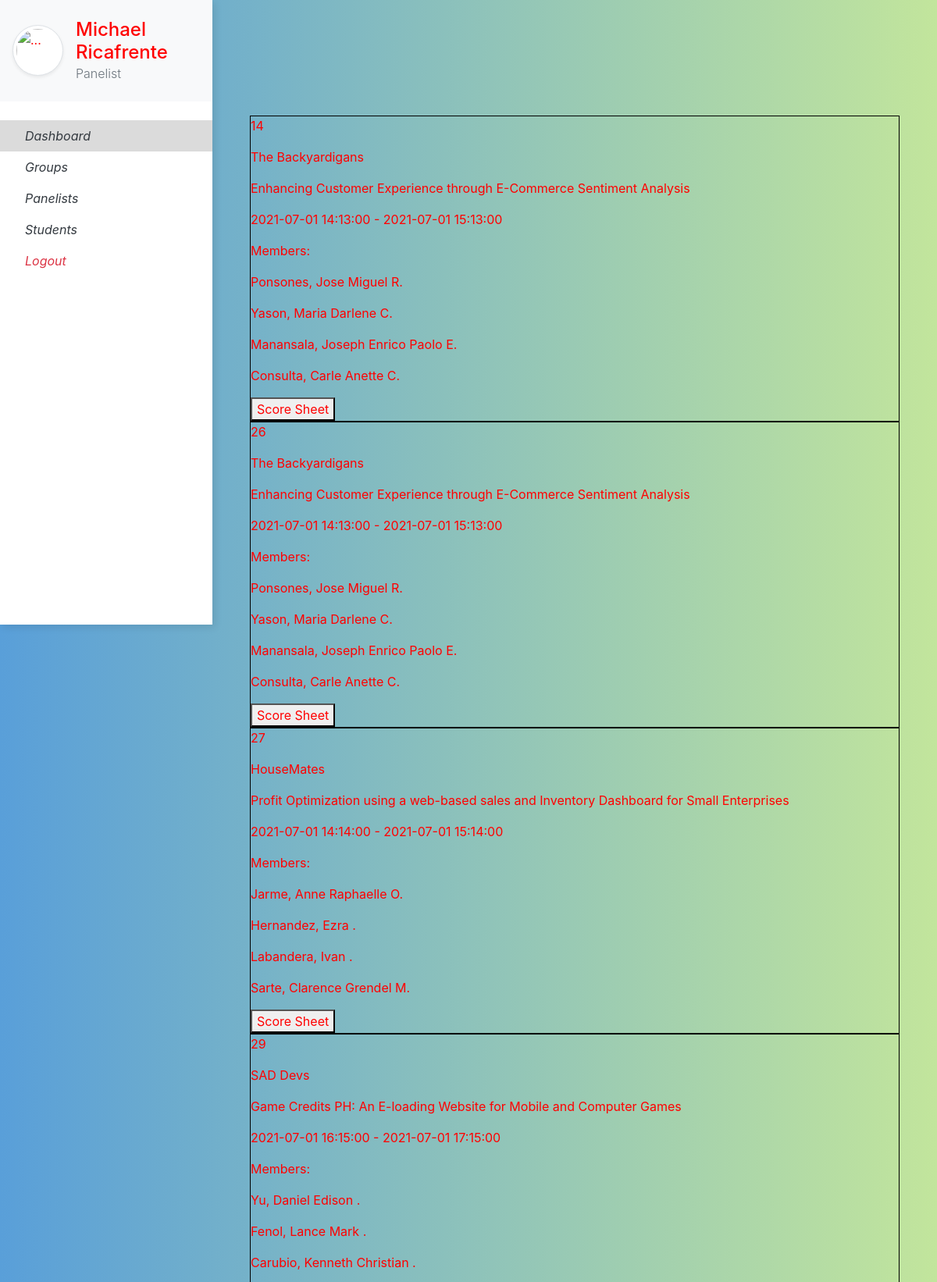
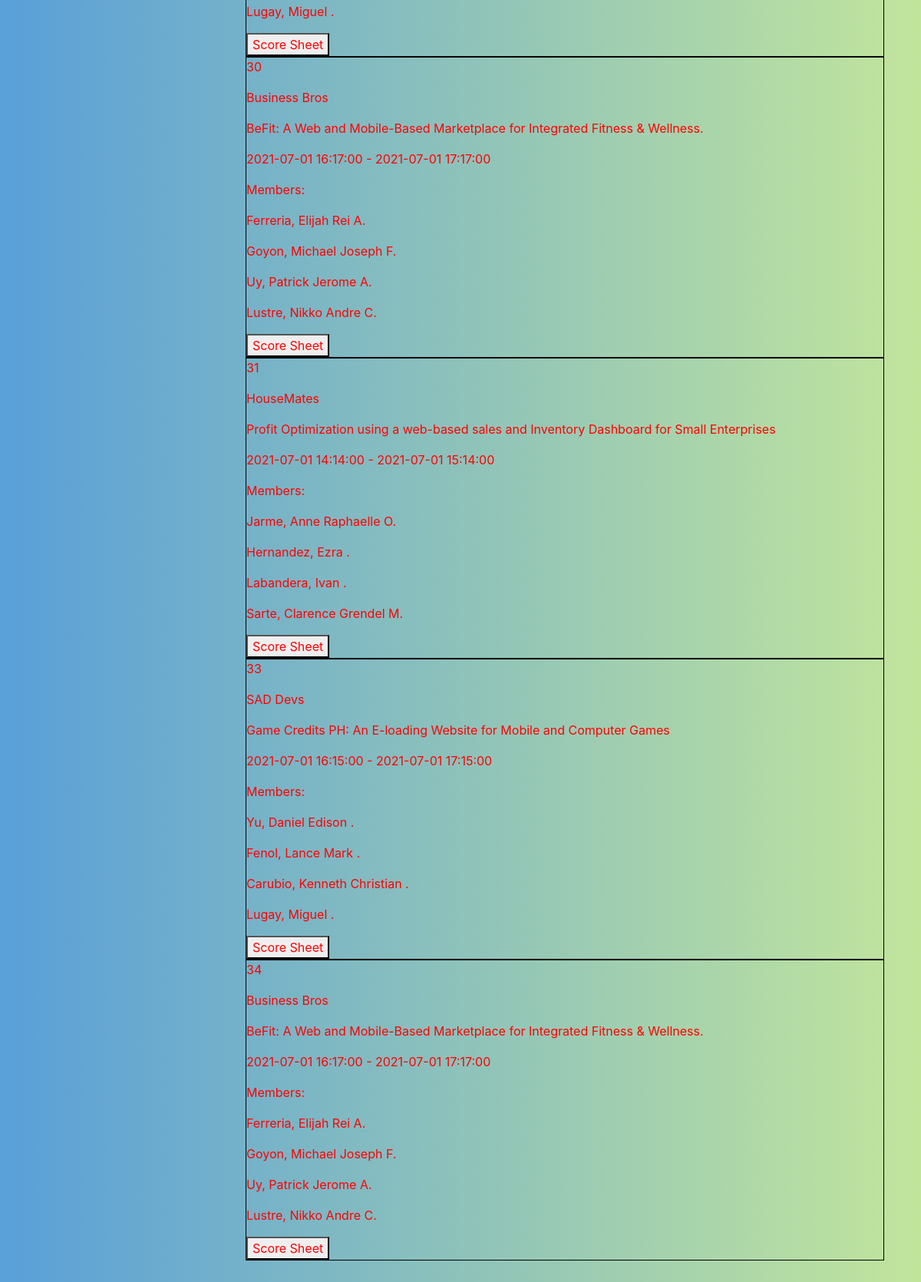
/user_home/ (signed in), run on the app's committed database (2 pictures, top to bottom).
### website/models.py (models this page shows, shortened)
class Panelist(db.Model, UserMixin):
    id         = db.Column(db.Integer, primary_key=True)
    username   = db.Column(db.String(150), nullable=False)
    password   = db.Column(db.String(150), nullable=False)
    last_name  = db.Column(db.String(150), nullable=False)
    first_name = db.Column(db.String(150), nullable=False)
    middle_in  = db.Column(db.String(10))
    school     = db.Column(db.String(150))
    header     = db.relationship('Defense', backref='head')
    mentee     = db.relationship('Group', backref='mentor')
    paneling   = db.relationship(
        'Defense',
        secondary=defense_panel_score,
        backref=db.backref('panels')
    )

class Defense(db.Model):
    id            = db.Column(db.Integer, primary_key=True)
    group_id      = db.Column(db.Integer, db.ForeignKey('group.id'))
    head_panel_id = db.Column(db.Integer, db.ForeignKey('panelist.id'))
    g_sheet_id    = db.Column(db.Integer, db.ForeignKey('template.id'))
    group_sheet   = db.relationship("Template", backref='group_sheet', uselist=False, foreign_keys=[g_sheet_id])
    indiv_sheet   = db.relationship("Template", backref='indiv_sheet', uselist=False, foreign_keys=[g_sheet_id])
    i_sheet_id    = db.Column(db.Integer, db.ForeignKey('template.id'))
    start_date    = db.Column(db.DateTime)
    end_date      = db.Column(db.DateTime)
    paneling      = db.relationship(
        'Panelist',
        secondary=defense_panel_score,
        backref=db.backref('defenses')
    )

class Group(db.Model):
    id            = db.Column(db.Integer, primary_key=True)
    name          = db.Column(db.String(150), nullable=False)
    project_title = db.Column(db.String(150), nullable=False)
    program       = db.Column(db.String(150), nullable=False)
    mentor_id     = db.Column(db.Integer, db.ForeignKey('panelist.id'))
    members       = db.relationship('Student', backref='group', uselist=True)
    defenses      = db.relationship('Defense', backref='group', uselist=True)

class Student(db.Model):
    stud_no    = db.Column(db.Integer, primary_key=True)
    last_name  = db.Column(db.String(150), nullable=False)
    first_name = db.Column(db.String(150), nullable=False)
    middle_in  = db.Column(db.String(10))
    group_id   = db.Column(db.Integer, db.ForeignKey('group.id'))

### website/user.py (the view)
@user.route("/user_home/")
@login_required
def user_home():
    return render_template("home_u.html", user=current_user)

### website/__init__.py (called while the page is built)
def create_app():
    app = Flask(__name__)
    app.config['SECRET_KEY'] = 'hjshjhdjah kjshkjdhjs'
    app.config['SQLALCHEMY_DATABASE_URI'] = f'sqlite:///{DB_NAME}'
    db.init_app(app)
    from .admin import admin
    from .auth import auth
    from .user import user
    app.register_blueprint(auth, url_prefix='/')
    app.register_blueprint(admin, url_prefix='/')
    app.register_blueprint(user, url_prefix='/')
    from .models import Panelist, Master
    create_database(app)
    login_manager = LoginManager()
    login_manager.login_view = 'auth.login'
    login_manager.init_app(app)
    @login_manager.user_loader
    def load_user(username):
        if username == 'admin':
            return Master.query.filter_by(username=username).first()
        return Panelist.query.filter_by(username=username).first()
    return app

### website/templates/user/home_u.html (shortened to what this page needs)
{% extends "base_user.html" %}
{% block content %}
    <div class='display_grid'>
        {% for defense in user.defenses %}
            <div class='box'>
                <p>{{ defense.id }}</p>
                <p>{{ defense.group.name }}</p>
                <p>{{ defense.group.project_title }}</p>
                <p>{{ defense.start_date }} - {{ defense.end_date }}</p>
                <p>Members:</p>
                {% for member in defense.group.members %}
                    <p>{{ member.last_name }}, {{ member.first_name }} {{ member.middle_in }}.</p>
                {% endfor%}
                <a href="">
                    <button>Score Sheet</button>
                </a>
            </div>
        {% endfor %}
    </div>
{% endblock %}

### website/templates/user/base_user.html (shortened to what this page needs)
<html>
    <head>
        <link rel="stylesheet" href="https://stackpath.bootstrapcdn.com/bootstrap/4.3.1/css/bootstrap.min.css">
        <link rel='stylesheet' href="{{ url_for('static', filename ='user/user.css') }}">
    </head>
    <body>
        <div class="vertical-nav bg-white" id="sidebar">
            <div class="py-4 px-3 mb-4 bg-light">
                <div class="media d-flex align-items-center"><img src="https://res.cloudinary.com/mhmd/image/upload/v1556074849/avatar-1_tcnd60.png" alt="..." width="65" class="mr-3 rounded-circle img-thumbnail shadow-sm">
                    <div class="media-body">
                        <h4 class="m-0">{{ user.first_name}} {{ user.last_name }}</h4>
                        <p class="font-weight-light text-muted mb-0">Panelist</p>
                    </div>
                </div>
            </div>
            <ul class="nav flex-column bg-white mb-0">
                <li class="nav-item">
                    <a href="/user_home/" class="nav-link text-dark font-italic">
                        Dashboard
                    </a>
                </li>
                <li class="nav-item">
                    <a href="/user_groups/" class="nav-link text-dark font-italic">
                        Groups
                    </a>
                </li>
                <li class="nav-item">
                    <a href="/user_panelists/" class="nav-link text-dark font-italic">
                        Panelists
                    </a>
                </li>
                <li class="nav-item">
                    <a href="/user_students/" class="nav-link text-dark font-italic">
                        Students
                    </a>
                </li>
                <li class="nav-item">
                    <a href="/logout/" class="nav-link text-danger font-italic">
                        Logout
                    </a>
                </li>
            </ul>
        </div>
        <div class="page-content p-5" id="content">
            {% block content %}
            {% endblock %}
        </div>
    </body>
</html>

### website/static/user/user.css (style rules this page uses)
body { color: blue; }
* { color: red; }
.vertical-nav { min-width: 17rem; width: 17rem; height: 100vh; position: fixed; top: 0; left: 0; box-shadow: 3px 3px 10px rgba(0, 0, 0, 0.1); transition: all 0.4s; }
.page-content { width: calc(100% - 17rem); margin-left: 17rem; transition: all 0.4s; }
body { background: #599fd9; background: -webkit-linear-gradient(to right, #599fd9, #c2e59c); background: linear-gradient(to right, #599fd9, #c2e59c); min-height: 100vh; overflow-x: hidden; }
.box { border: 1px; border-color: black; border-style: solid; }
.display_grid { position: relative; margin-top: 100px; }

### website/templates/user/base_user.html (style rules this page uses)
.active { background-color:#dbdbdb; }

### data on the page
Panelist: first_name "Michael", last_name "Ricafrente"
Defense: id "14", group.name "The Backyardigans", group.project_title "Enhancing Customer Experience through E-Commerce Sentiment Analysis", start_date "2021-07-01 14:13:00", end_date "2021-07-01 15:13:00"
Student: last_name "Ponsones", first_name "Jose Miguel", middle_in "R"
Student: last_name "Yason", first_name "Maria Darlene", middle_in "C"
Student: last_name "Manansala", first_name "Joseph Enrico Paolo", middle_in "E"
Student: last_name "Consulta", first_name "Carle Anette", middle_in "C"
Defense: id "26", group.name "The Backyardigans", group.project_title "Enhancing Customer Experience through E-Commerce Sentiment Analysis", start_date "2021-07-01 14:13:00", end_date "2021-07-01 15:13:00"
Defense: id "27", group.name "HouseMates", group.project_title "Profit Optimization using a web-based sales and Inventory Dashboard for Small Enterprises", start_date "2021-07-01 14:14:00", end_date "2021-07-01 15:14:00"
Student: last_name "Jarme", first_name "Anne Raphaelle", middle_in "O"
Student: last_name "Hernandez", first_name "Ezra"
Student: last_name "Labandera", first_name "Ivan"
Student: last_name "Sarte", first_name "Clarence Grendel", middle_in "M"
Defense: id "29", group.name "SAD Devs", group.project_title "Game Credits PH: An E-loading Website for Mobile and Computer Games", start_date "2021-07-01 16:15:00", end_date "2021-07-01 17:15:00"
Student: last_name "Yu", first_name "Daniel Edison"
Student: last_name "Fenol", first_name "Lance Mark"
Student: last_name "Carubio", first_name "Kenneth Christian"
Student: last_name "Lugay", first_name "Miguel"
Defense: id "30", group.name "Business Bros", group.project_title "BeFit: A Web and Mobile-Based Marketplace for Integrated Fitness & Wellness.", start_date "2021-07-01 16:17:00", end_date "2021-07-01 17:17:00"
Student: last_name "Ferreria", first_name "Elijah Rei", middle_in "A"
Student: last_name "Goyon", first_name "Michael Joseph", middle_in "F"
Student: last_name "Uy", first_name "Patrick Jerome", middle_in "A"
Student: last_name "Lustre", first_name "Nikko Andre", middle_in "C"
Defense: id "31", group.name "HouseMates", group.project_title "Profit Optimization using a web-based sales and Inventory Dashboard for Small Enterprises", start_date "2021-07-01 14:14:00", end_date "2021-07-01 15:14:00"
Defense: id "33", group.name "SAD Devs", group.project_title "Game Credits PH: An E-loading Website for Mobile and Computer Games", start_date "2021-07-01 16:15:00", end_date "2021-07-01 17:15:00"
Defense: id "34", group.name "Business Bros", group.project_title "BeFit: A Web and Mobile-Based Marketplace for Integrated Fitness & Wellness.", start_date "2021-07-01 16:17:00", end_date "2021-07-01 17:17:00"
